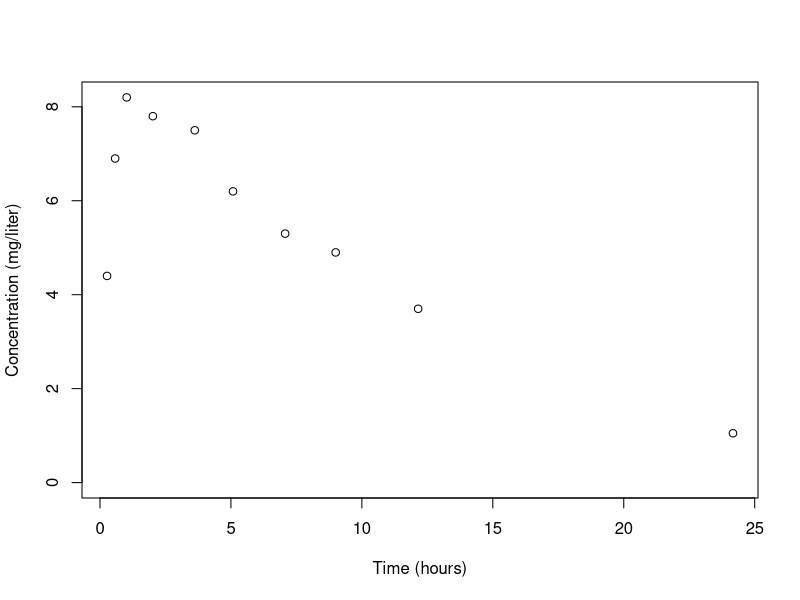
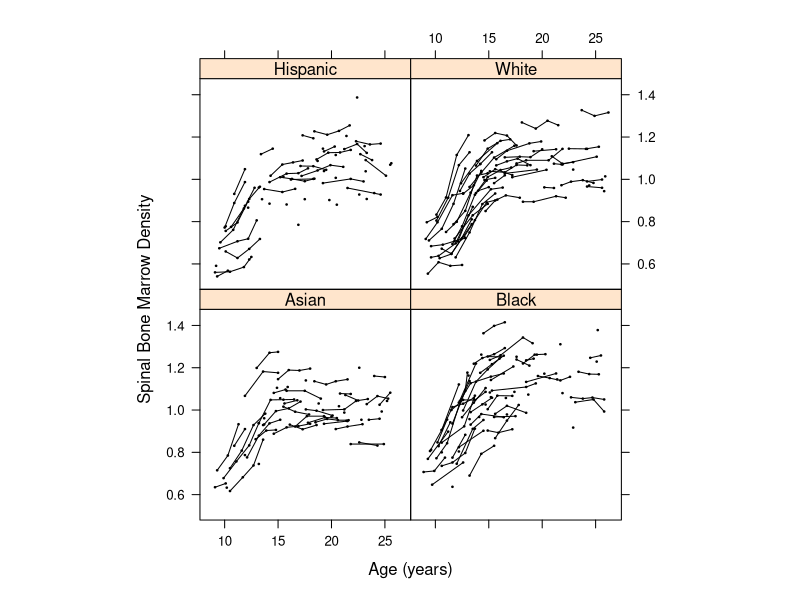

Generate these figures, in order, with R:
## ---- chunk 1
# R options
#  

options(
  htmltools.dir.version = FALSE, # for blogdown
  show.signif.stars = FALSE,     # for regression output
  warm = 1,
  width=72
  )
# Set dpi and height for images
library(knitr)
knitr::opts_chunk$set(fig.height = 2.65, dpi = 300,fig.align='center',fig.show='hold',size='footnotesize', small.mar=TRUE) 
# For nonsese...
htmltools::tagList(rmarkdown::html_dependency_font_awesome())
## ---- chunk 2
#| out-width: 75%
#| out-height: 65%
#| fig-height: 5
#| fig-width: 7
#| echo: false
#| label: concentration
library(nlme)
data(Theoph)
conc1 <- Theoph$conc[24:33]
time1 <- Theoph$Time[24:33]

plot(conc1~time1,xlab="Time (hours)",ylab="Concentration (mg/liter)",
     ylim=c(0,max(conc1)))
## ---- chunk 3
#| fig.height: 5
#| fig.width:  4.5
bone <- read.table("../data/spinalbonedata.txt", header=T)
bone <- subset(bone, sex=="fem")
bone$ethnic <- as.factor(bone$ethnic)
bone$groupVec <- 1
bone$seqno <- 1:nrow(bone)
library(lattice)
lattice.options(default.theme = "col.whitebg")
xyplot(spnbmd~age|ethnic, data = bone, groups=idnum, layout=c(2,2), aspect=1,
       xlab="Age (years)",ylab="Spinal Bone Marrow Density",
       panel=function(x,y,subscripts,groups) {
         lpoints (x,y, pch=20, col=1, cex=.3)
         ids=unique(groups[subscripts])
         for (id in ids) {
            subset=groups[subscripts]==id
            llines(x[subset], y[subset], col=1, lty=1)
         }
       }
)
